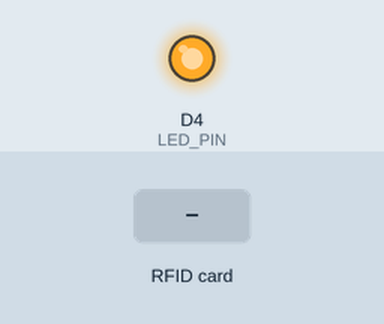
This sketch was run on a simulated ESP8266 (NodeMCU). Shown: output pins drawn as LEDs (lit = HIGH). Dashed ring = blinking. The test bench sets the inputs (shaded band). What the sketch prints to the serial monitor is not drawn.

Above: at 1.5 s.
1.6 s: RFID card 23 1E BC 13 held to the reader
At 2.0 s:
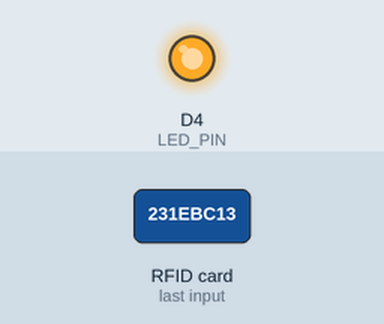
3.1 s: RFID card 5E 7A 19 C4 held to the reader
At 3.34 s:
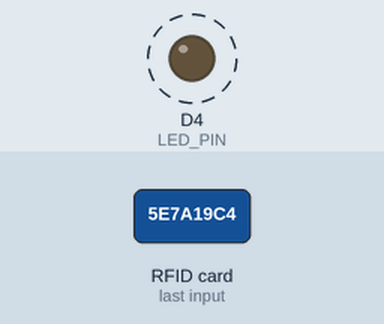
Timing chart, 0 to 6.1 s (numbered marks = the images above; inputs shaded):
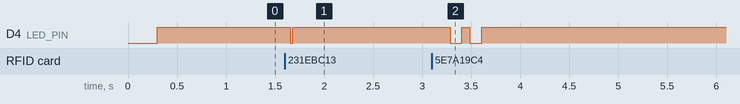

Measured:
- after the input at 1.6 s, D4 (LED_PIN): HIGH → LOW after 0.05 s, → HIGH 0.03 s later
- after the input at 3.1 s, D4 (LED_PIN): alternates HIGH for 0.08 s and LOW for 0.12 s, 4 changes in all, then stays HIGH, starting after 0.19 s

The sketch:

RFID_Access_Control.ino
```cpp
#include <SPI.h>
#include <MFRC522.h>
#define SS_PIN  D2
#define RST_PIN D1
#define LED_PIN 2

MFRC522 mfrc522(SS_PIN, RST_PIN);

// Authorized tag(s) - your tag already included
const byte AUTH_UID_COUNT = 1;
const byte AUTH_UID_LEN   = 4;
const byte authorizedUIDs[AUTH_UID_COUNT][AUTH_UID_LEN] = {
  { 0x23, 0x1E, 0xBC, 0x13 }
};

// Timing
const unsigned long SCAN_DEBOUNCE_MS = 300;   // delay between scans
const unsigned long PRESENCE_CHECK_MS = 250; // how often to check if the card is still present
void printUid(const MFRC522::Uid &uid) {
  for (byte i = 0; i < uid.size; i++) {
    if (uid.uidByte[i] < 0x10) Serial.print('0');
    Serial.print(uid.uidByte[i], HEX);
    if (i < uid.size - 1) Serial.print(' ');
  }
  Serial.println();
}

bool equalsUid(const MFRC522::Uid &uid, const byte rows, const byte col, const byte table[][4]) {
  if (uid.size != AUTH_UID_LEN) return false;
  for (byte r = 0; r < rows; r++) {
    bool match = true;
    for (byte i = 0; i < col; i++) {
      if (table[r][i] != uid.uidByte[i]) { match = false; break; }
    }
    if (match) return true;
  }
  return false;
}

void ledOn()  { digitalWrite(LED_PIN, LOW); }  // active LOW
void ledOff() { digitalWrite(LED_PIN, HIGH); }

void setup() {
  Serial.begin(115200);
  delay(300);
  Serial.println();
  Serial.println(F("RFID Access — Auto-read mode"));
  pinMode(LED_PIN, OUTPUT);
  ledOff(); // default off

  SPI.begin();
  mfrc522.PCD_Init();
  Serial.println(F("MFRC522 initialised. Present a tag to read..."));
}

void loop() {
  // Quick, non-blocking check: is there any new card in the field?
  if (! mfrc522.PICC_IsNewCardPresent()) {
    delay(SCAN_DEBOUNCE_MS);
    return;
  }

  // Try to read it
  if (! mfrc522.PICC_ReadCardSerial()) {
    mfrc522.PICC_HaltA();
    mfrc522.PCD_StopCrypto1();
    delay(SCAN_DEBOUNCE_MS);
    return;
  }
  // We successfully read the UID once
  Serial.print(F("Card UID: "));
  printUid(mfrc522.uid);

  bool authorized = equalsUid(mfrc522.uid, AUTH_UID_COUNT, AUTH_UID_LEN, authorizedUIDs);

  if (authorized) {
    Serial.println(F(">>> ACCESS GRANTED"));
    // Blink the LED continuously while the SAME card is present
    unsigned long lastBlink = 0;
    bool ledState = false; // track for blinking
    // Keep blinking while card remains in field
    while (true) {
      // blink timing (toggle every 300 ms)
      if (millis() - lastBlink >= 300) {
        lastBlink = millis();
        ledState = !ledState;
        if (ledState) ledOn(); else ledOff();
      }

      // Check whether the same card is still present:
      // We check by asking for a card present and trying to read serial.
      // If reading fails for N consecutive tries, assume card removed.
      bool present = false;
      if (mfrc522.PICC_IsNewCardPresent()) {
        if (mfrc522.PICC_ReadCardSerial()) {
          // read again - if UID matches the one we stored, it's still the same card
          if (mfrc522.uid.size == AUTH_UID_LEN) {
            bool same = true;
            for (byte i = 0; i < AUTH_UID_LEN; i++) {
              if (mfrc522.uid.uidByte[i] != authorizedUIDs[0][i]) { same = false; break; }
            }
            if (same) present = true;
            // if a different tag is detected, treat it as still 'present' for continuity,
            // but we won't continue ACCESS GRANTED for a different tag.
          }
          mfrc522.PICC_HaltA();
          mfrc522.PCD_StopCrypto1();
        }
      } else {
        // Try a short direct read attempt (sometimes PICC_IsNewCardPresent misses)
        if (mfrc522.PICC_ReadCardSerial()) {
          // got a read - check if UID matches
          bool same = true;
          if (mfrc522.uid.size == AUTH_UID_LEN) {
            for (byte i = 0; i < AUTH_UID_LEN; i++) {
              if (mfrc522.uid.uidByte[i] != authorizedUIDs[0][i]) { same = false; break; }
            }
            if (same) present = true;
          }
          mfrc522.PICC_HaltA();
          mfrc522.PCD_StopCrypto1();
        }
      }

      // If not present, break out and stop blinking
      if (!present) break;

      delay(PRESENCE_CHECK_MS); // small pause before next presence/blink check
    }

    // card removed
    ledOff();
    Serial.println(F("Card removed - stopping ACCESS GRANTED state."));
  } else {
    Serial.println(F(">>> ACCESS DENIED"));
    // short visual feedback for denied
    for (int i = 0; i < 2; ++i) {
      ledOn();
      delay(120);
      ledOff();
      delay(80);
    }
  }

  // Halt and cleanup after handling the card
  mfrc522.PICC_HaltA();
  mfrc522.PCD_StopCrypto1();
  delay(300); // small pause to avoid immediate re-trigger
}
```
